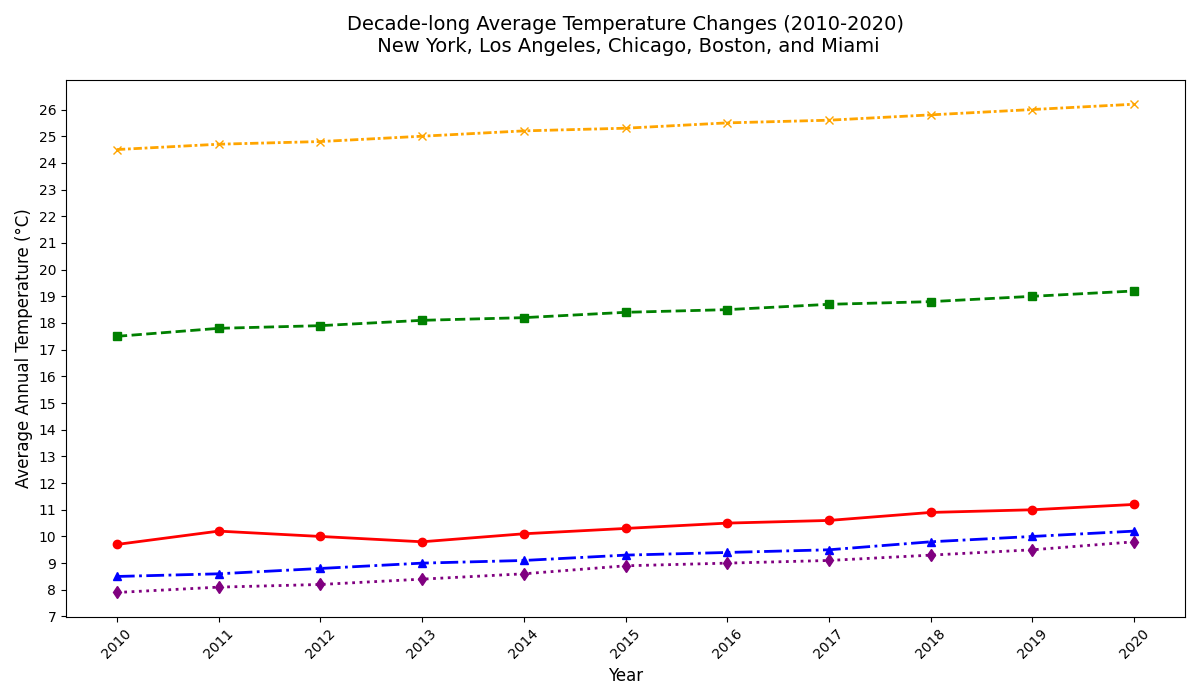

Reproduce this figure in Python.
import matplotlib.pyplot as plt
import numpy as np

years = np.arange(2010, 2021)
ny_temps = np.array([9.7, 10.2, 10.0, 9.8, 10.1, 10.3, 10.5, 10.6, 10.9, 11.0, 11.2])
la_temps = np.array([17.5, 17.8, 17.9, 18.1, 18.2, 18.4, 18.5, 18.7, 18.8, 19.0, 19.2])
chicago_temps = np.array([8.5, 8.6, 8.8, 9.0, 9.1, 9.3, 9.4, 9.5, 9.8, 10.0, 10.2])
boston_temps = np.array([7.9, 8.1, 8.2, 8.4, 8.6, 8.9, 9.0, 9.1, 9.3, 9.5, 9.8])
miami_temps = np.array([24.5, 24.7, 24.8, 25.0, 25.2, 25.3, 25.5, 25.6, 25.8, 26.0, 26.2])

plt.figure(figsize=(12, 7))

# Shuffled color assignments
plt.plot(years, ny_temps, marker='o', linestyle='-', linewidth=2, color='red')
plt.plot(years, la_temps, marker='s', linestyle='--', linewidth=2, color='green')
plt.plot(years, chicago_temps, marker='^', linestyle='-.', linewidth=2, color='blue')
plt.plot(years, boston_temps, marker='d', linestyle=':', linewidth=2, color='purple')
plt.plot(years, miami_temps, marker='x', linestyle=(0, (3, 1, 1, 1)), linewidth=2, color='orange')

plt.title('Decade-long Average Temperature Changes (2010-2020)\n New York, Los Angeles, Chicago, Boston, and Miami', fontsize=14, pad=20)
plt.xlabel('Year', fontsize=12)
plt.ylabel('Average Annual Temperature (°C)', fontsize=12)
plt.xticks(years, rotation=45)
plt.yticks(np.arange(7, 27, 1))

plt.tight_layout()

plt.show()
